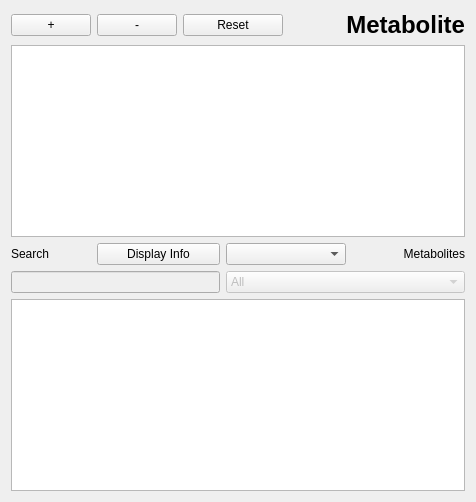
              <widget class="QWidget" name="hsqcPeakPickingTab">
               <attribute name="title">
                <string>HSQC Peak Picking</string>
               </attribute>
               <layout class="QGridLayout" name="gridLayout_22">
                <item row="0" column="0">
                 <widget class="QPushButton" name="hsqcAddPeak">
                  <property name="toolTip">
                   <string extracomment="Add Peak"/>
                  </property>
                  <property name="text">
                   <string>+</string>
                  </property>
                 </widget>
                </item>
                <item row="0" column="1">
                 <widget class="QPushButton" name="hsqcRemovePeak">
                  <property name="toolTip">
                   <string extracomment="Remove Peak"/>
                  </property>
                  <property name="text">
                   <string>-</string>
                  </property>
                 </widget>
                </item>
                <item row="0" column="2" colspan="2">
                 <widget class="QPushButton" name="metaboliteResetButton">
                  <property name="text">
                   <string>Reset</string>
                  </property>
                 </widget>
                </item>
                <item row="0" column="4" colspan="3">
                 <widget class="QLabel" name="metaboliteLabel">
                  <property name="font">
                   <font>
                    <pointsize>18</pointsize>
                    <weight>75</weight>
                    <bold>true</bold>
                   </font>
                  </property>
                  <property name="text">
                   <string>Metabolite</string>
                  </property>
                  <property name="alignment">
                   <set>Qt::AlignRight|Qt::AlignTrailing|Qt::AlignVCenter</set>
                  </property>
                 </widget>
                </item>
                <item row="1" column="0" colspan="7">
                 <widget class="QGraphicsView" name="metaboliteImage">
                  <property name="sizePolicy">
                   <sizepolicy hsizetype="Expanding" vsizetype="Expanding">
                    <horstretch>0</horstretch>
                    <verstretch>0</verstretch>
                   </sizepolicy>
                  </property>
                  <property name="minimumSize">
                   <size>
                    <width>0</width>
                    <height>120</height>
                   </size>
                  </property>
                  <property name="maximumSize">
                   <size>
                    <width>16777215</width>
                    <height>16777215</height>
                   </size>
                  </property>
                 </widget>
                </item>
                <item row="2" column="0">
                 <widget class="QLabel" name="label_72">
                  <property name="sizePolicy">
                   <sizepolicy hsizetype="Preferred" vsizetype="Preferred">
                    <horstretch>0</horstretch>
                    <verstretch>0</verstretch>
                   </sizepolicy>
                  </property>
                  <property name="text">
                   <string>Search</string>
                  </property>
                 </widget>
                </item>
                <item row="2" column="1" colspan="2">
                 <widget class="QPushButton" name="displayMetaboliteInformation">
                  <property name="text">
                   <string>Display Info</string>
                  </property>
                 </widget>
                </item>
                <item row="2" column="3" colspan="2">
                 <widget class="QComboBox" name="openWeb">
                  <property name="sizePolicy">
                   <sizepolicy hsizetype="Preferred" vsizetype="Maximum">
                    <horstretch>0</horstretch>
                    <verstretch>0</verstretch>
                   </sizepolicy>
                  </property>
                  <property name="minimumSize">
                   <size>
                    <width>120</width>
                    <height>0</height>
                   </size>
                  </property>
                 </widget>
                </item>
                <item row="2" column="5">
                 <spacer name="horizontalSpacer_42">
                  <property name="orientation">
                   <enum>Qt::Horizontal</enum>
                  </property>
                  <property name="sizeHint" stdset="0">
                   <size>
                    <width>18</width>
                    <height>20</height>
                   </size>
                  </property>
                 </spacer>
                </item>
                <item row="2" column="6">
                 <widget class="QLabel" name="label_74">
                  <property name="text">
                   <string>Metabolites</string>
                  </property>
                  <property name="alignment">
                   <set>Qt::AlignRight|Qt::AlignTrailing|Qt::AlignVCenter</set>
                  </property>
                 </widget>
                </item>
                <item row="3" column="0" colspan="3">
                 <widget class="QLineEdit" name="searchHsqcMetabolites">
                  <property name="enabled">
                   <bool>false</bool>
                  </property>
                  <property name="sizePolicy">
                   <sizepolicy hsizetype="Expanding" vsizetype="Fixed">
                    <horstretch>5</horstretch>
                    <verstretch>0</verstretch>
                   </sizepolicy>
                  </property>
                 </widget>
                </item>
                <item row="3" column="3" colspan="4">
                 <widget class="QComboBox" name="hsqcPathwaySelect">
                  <property name="enabled">
                   <bool>false</bool>
                  </property>
                  <property name="sizePolicy">
                   <sizepolicy hsizetype="Preferred" vsizetype="Fixed">
                    <horstretch>5</horstretch>
                    <verstretch>0</verstretch>
                   </sizepolicy>
                  </property>
                  <item>
                   <property name="text">
                    <string>All</string>
                   </property>
                  </item>
                  <item>
                   <property name="text">
                    <string>Alanine Metabolism</string>
                   </property>
                  </item>
                  <item>
                   <property name="text">
                    <string>Citric Acid Cycle</string>
                   </property>
                  </item>
                  <item>
                   <property name="text">
                    <string>Glucose Alanine Cycle</string>
                   </property>
                  </item>
                  <item>
                   <property name="text">
                    <string>Glutamate Metabolism</string>
                   </property>
                  </item>
                  <item>
                   <property name="text">
                    <string>Glycolysis</string>
                   </property>
                  </item>
                  <item>
                   <property name="text">
                    <string>Ketone Body Metabolism</string>
                   </property>
                  </item>
                  <item>
                   <property name="text">
                    <string>Malate Aspartate Shuttle</string>
                   </property>
                  </item>
                  <item>
                   <property name="text">
                    <string>Pentose Phosphate Pathway</string>
                   </property>
                  </item>
                  <item>
                   <property name="text">
                    <string>Pyruvate Metabolism</string>
                   </property>
                  </item>
                  <item>
                   <property name="text">
                    <string>Taurine Metabolism</string>
                   </property>
                  </item>
                  <item>
                   <property name="text">
                    <string>TCA Cycle</string>
                   </property>
                  </item>
                  <item>
                   <property name="text">
                    <string>Urea Metabolism</string>
                   </property>
                  </item>
                  <item>
                   <property name="text">
                    <string>Val/Leu/Ile Metabolism</string>
                   </property>
                  </item>
                  <item>
                   <property name="text">
                    <string>Vitamin B6 Metabolism</string>
                   </property>
                  </item>
                 </widget>
                </item>
                <item row="4" column="0" colspan="7">
                 <widget class="QListView" name="hsqcMetabolites">
                  <property name="sizePolicy">
                   <sizepolicy hsizetype="Expanding" vsizetype="Expanding">
                    <horstretch>0</horstretch>
                    <verstretch>0</verstretch>
                   </sizepolicy>
                  </property>
                  <property name="maximumSize">
                   <size>
                    <width>16777215</width>
                    <height>16777215</height>
                   </size>
                  </property>
                 </widget>
                </item>
               </layout>
              </widget>
